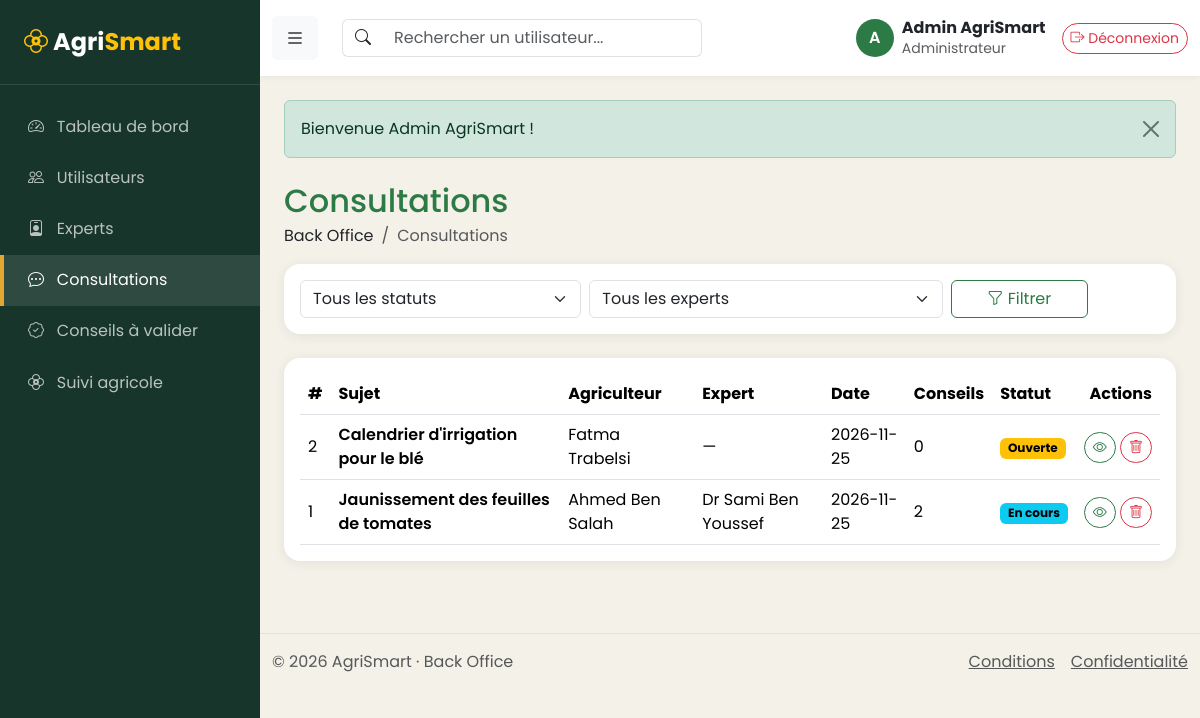
The app's page /backoffice/index.php?page=consultations (signed in) with its own data.
### tables this page shows
CREATE TABLE utilisateur (
    id                 INT AUTO_INCREMENT PRIMARY KEY,
    nom                VARCHAR(100) NOT NULL,
    email              VARCHAR(150) NOT NULL UNIQUE,
    mot_de_passe       VARCHAR(255) NOT NULL,               
    role               ENUM('agriculteur','expert','administrateur') NOT NULL DEFAULT 'agriculteur',
    telephone          VARCHAR(20)  NOT NULL DEFAULT '',
    adresse            VARCHAR(255) NOT NULL DEFAULT '',
    region             VARCHAR(60)  NOT NULL DEFAULT '',
    niveau_acces       TINYINT      NOT NULL DEFAULT 1,     
    specialite         VARCHAR(100) NOT NULL DEFAULT '',    
    experience         INT          NOT NULL DEFAULT 0,     
    disponibilite      TINYINT(1)   NOT NULL DEFAULT 1,     
    actif              TINYINT(1)   NOT NULL DEFAULT 1,     
    derniere_connexion DATETIME NULL,
    created_at         TIMESTAMP DEFAULT CURRENT_TIMESTAMP,
    INDEX idx_role (role)
);

CREATE TABLE IF NOT EXISTS consultation (
    id              INT AUTO_INCREMENT PRIMARY KEY,
    agriculteur_id  INT NOT NULL,
    expert_id       INT NULL,                               
    exploitation_id INT NULL,                               
    sujet           VARCHAR(150) NOT NULL,
    description     TEXT NOT NULL,
    date_demande    TIMESTAMP DEFAULT CURRENT_TIMESTAMP,
    statut          ENUM('ouverte','en_cours','cloturee') NOT NULL DEFAULT 'ouverte',
    INDEX idx_consultation_statut (statut),
    CONSTRAINT fk_consultation_agriculteur FOREIGN KEY (agriculteur_id)  REFERENCES utilisateur(id)  ON DELETE CASCADE,
    CONSTRAINT fk_consultation_expert      FOREIGN KEY (expert_id)       REFERENCES utilisateur(id)  ON DELETE SET NULL,
    CONSTRAINT fk_consultation_exploitation FOREIGN KEY (exploitation_id) REFERENCES exploitation(id) ON DELETE SET NULL
);

### backoffice/app/Controllers/Controller.php (called while the page is built, shortened)
<?php
abstract class Controller
{
    protected function render(string $view, array $data = [], string $title = 'AgriSmart Admin', string $currentPage = '', string $extraScripts = ''): void
    {
        $admin = users()->currentUser();
        extract($data, EXTR_SKIP);
        require __DIR__ . '/../Views/pages/' . $view . '.php';
        require __DIR__ . '/../Views/layout.php';
    }
}

### backoffice/app/Controllers/ConsultationsController.php (called while the page is built, shortened)
<?php
require_once __DIR__ . '/../../../config/database.php';
class ConsultationsController extends Controller
{
    private PDO $db;
    public function __construct()
    {
        $this->db = Database::getConnexion();
    }
    public function index(): void
    {
        $where = [];
        $params = [];
        $sql = $this->select() . ($where ? 'WHERE ' . implode(' AND ', $where) . ' ' : '') . 'ORDER BY c.date_demande DESC, c.id DESC';
        $stmt = $this->db->prepare($sql);
        $stmt->execute($params);
        $consultations = array_map(fn(array $r) => Consultation::fromArray($r), $stmt->fetchAll());
        $this->render('consultations', compact('consultations', 'experts', 'statut', 'expertId'), 'Consultations', 'consultations');
    }
    private function select(): string
    {
        return 'SELECT c.*, ua.nom AS agriculteur_nom, ue.nom AS expert_nom, ex.nom AS exploitation_nom,
                       (SELECT COUNT(*) FROM conseil k WHERE k.consultation_id = c.id) AS nb_conseils
                FROM consultation c
                JOIN utilisateur ua ON ua.id = c.agriculteur_id
                LEFT JOIN utilisateur ue ON ue.id = c.expert_id
                LEFT JOIN exploitation ex ON ex.id = c.exploitation_id ';
    }
}

### backoffice/index.php (called while the page is built, shortened)
<?php
require_once __DIR__ . '/../core/helpers.php';
require_once __DIR__ . '/../controllers/UserController.php';
require_once __DIR__ . '/app/helpers.php';
require_once __DIR__ . '/app/Controllers/Controller.php';
$routes = require __DIR__ . '/app/routes.php';
$page = (string) ($_GET['page'] ?? 'dashboard');
if ($page !== 'login') {
    users()->requireRole(Utilisateur::ROLE_ADMIN);
}
[$class, $method] = $routes[$page];
(new $class())->$method();

### config/database.php (called while the page is built, shortened)
<?php
class Database
{
    private static ?PDO $pdo = null;
    public static function getConnexion(): PDO
    {
        if (self::$pdo === null) {
            $config = require __DIR__ . '/config.php';
            $db = $config['db'];
            $dsn = sprintf('mysql:host=%s;port=%d;dbname=%s;charset=%s', $db['host'], $db['port'], $db['name'], $db['charset']);
            try {
                self::$pdo = new PDO($dsn, $db['user'], $db['pass'], [
                    PDO::ATTR_ERRMODE            => PDO::ERRMODE_EXCEPTION,
                    PDO::ATTR_DEFAULT_FETCH_MODE => PDO::FETCH_ASSOC,
                    PDO::ATTR_EMULATE_PREPARES   => false,
                ]);
            } catch (PDOException $e) {
                error_log('AgriSmart DB: ' . $e->getMessage());
                http_response_code(500);
                die(!empty($config['debug'])
                    ? 'Erreur base de données : ' . htmlspecialchars($e->getMessage(), ENT_QUOTES, 'UTF-8')
                    : 'Service temporairement indisponible (connexion à la base de données impossible).');
            }
        }
        return self::$pdo;
    }
}

### models/Consultation.php (called while the page is built, shortened)
<?php
class Consultation
{
    private int $id = 0;
    private string $sujet = '';
    private string $dateDemande = '';
    private string $statut = self::STATUT_OUVERTE;
    private string $agriculteurNom = '';
    private string $expertNom = '';
    private int $nbConseils = 0;
    public function getId(): int { return $this->id; }
    public function getSujet(): string { return $this->sujet; }
    public function getDateDemande(): string { return $this->dateDemande; }
    public function getAgriculteurNom(): string { return $this->agriculteurNom; }
    public function getExpertNom(): string { return $this->expertNom; }
    public function getNbConseils(): int { return $this->nbConseils; }
    public function getLibelle(): string { return self::LIBELLES[$this->statut] ?? $this->statut; }
    public function getCouleur(): string { return self::COULEURS[$this->statut] ?? 'secondary'; }
    public function setId(int $v): void { $this->id = $v; }
    public function setSujet(string $v): void { $this->sujet = $v; }
    public function setDateDemande(string $v): void { $this->dateDemande = $v; }
    public function setStatut(string $v): void { $this->statut = $v; }
    public function setAgriculteurNom(string $v): void { $this->agriculteurNom = $v; }
    public function setExpertNom(string $v): void { $this->expertNom = $v; }
    public function setNbConseils(int $v): void { $this->nbConseils = $v; }
    public static function fromArray(array $r): self
    {
        $c = new self();
        $c->setId((int) ($r['id'] ?? 0));
        $c->setAgriculteurId((int) ($r['agriculteur_id'] ?? 0));
        $c->setExpertId(isset($r['expert_id']) ? (int) $r['expert_id'] : null);
        $c->setExploitationId(isset($r['exploitation_id']) ? (int) $r['exploitation_id'] : null);
        $c->setSujet((string) ($r['sujet'] ?? ''));
        $c->setDescription((string) ($r['description'] ?? ''));
        $c->setDateDemande((string) ($r['date_demande'] ?? ''));
        $c->setStatut((string) ($r['statut'] ?? self::STATUT_OUVERTE));
        $c->setAgriculteurNom((string) ($r['agriculteur_nom'] ?? ''));
        $c->setExpertNom((string) ($r['expert_nom'] ?? ''));
        $c->setExploitationNom((string) ($r['exploitation_nom'] ?? ''));
        $c->setNbConseils((int) ($r['nb_conseils'] ?? 0));
        return $c;
    }
}

### core/helpers.php (called while the page is built, shortened)
<?php
function e($v): string
{
    return htmlspecialchars((string) $v, ENT_QUOTES, 'UTF-8');
}
function url(string $page, array $params = []): string
{
    return 'index.php?' . http_build_query(['page' => $page] + $params);
}

### config/config.php (called while the page is built, shortened)
<?php
$config = [
    'db' => [
        'host'    => 'localhost',
        'port'    => 3306,
        'name'    => 'agrismart',
        'user'    => 'root',
        'pass'    => '',
        'charset' => 'utf8mb4',
    ],
    'debug'            => false,
    'session_lifetime' => 1800,
    'max_login_tries'  => 5,
    'lockout_minutes'  => 5,
];
$local = __DIR__ . '/config.local.php';
return $config;

### backoffice/app/helpers.php (called while the page is built, shortened)
<?php
function users(): UserController
{
    static $controller = null;
    if ($controller === null) {
        $controller = new UserController();
    }
    return $controller;
}

### controllers/UserController.php (called while the page is built, shortened)
<?php
require_once __DIR__ . '/../config/database.php';
class UserController
{
    private PDO $db;
    private ?Utilisateur $current = null;
    private bool $currentLoaded = false;
    public function __construct()
    {
        $this->db = Database::getConnexion();
        $this->config = require __DIR__ . '/../config/config.php';
    }
    public static function isAuthenticated(): bool
    {
        return !empty($_SESSION['user_id']);
    }
    public function currentUser(): ?Utilisateur
    {
        if (!$this->currentLoaded) {
            $this->currentLoaded = true;
            $this->current = $this->findById((int) $_SESSION['user_id']);
        }
        return $this->current;
    }
    public function requireAuth(): Utilisateur
    {
        $user = $this->currentUser();
        return $user;
    }
    public function requireRole(string $role): Utilisateur
    {
        $user = $this->requireAuth();
        return $user;
    }
    public function findById(int $id): ?Utilisateur
    {
        $stmt = $this->db->prepare('SELECT * FROM utilisateur WHERE id = :id LIMIT 1');
        $stmt->execute(['id' => $id]);
        $row = $stmt->fetch();
        return $row ? Utilisateur::fromArray($row) : null;
    }
}

### models/Utilisateur.php (called while the page is built, shortened)
<?php
class Utilisateur
{
    protected string $nom = '';
    public function getNom(): string { return $this->nom; }
    public function setNom(string $nom): void { $this->nom = $nom; }
}

### backoffice/app/Views/pages/consultations.php (the view, shortened to what this page needs)
<section class="page-content">
    <h2 class="text-primary mb-1">Consultations</h2>
    <nav aria-label="breadcrumb"><ol class="breadcrumb">
        <li class="breadcrumb-item">Back Office</li>
        <li class="breadcrumb-item active" aria-current="page">Consultations</li>
    </ol></nav>
    <div class="card p-3 mb-4">
        <form method="get" action="index.php" class="row g-2">
            <div class="col-md-4">
                <select name="statut" class="form-select" aria-label="Statut">
                    <option value="">Tous les statuts</option>
                </select>
            </div>
            <div class="col-md-5">
                <select name="expert" class="form-select" aria-label="Expert">
                    <option value="0">Tous les experts</option>
                </select>
            </div>
            <div class="col-md-2 d-grid"><button class="btn btn-outline-primary" type="submit"><i class="bi bi-funnel"></i> Filtrer</button></div>
        </form>
    </div>
    <div class="card p-3">
        <div class="table-responsive">
            <table class="table align-middle mb-0">
                <thead><tr><th>#</th><th>Sujet</th><th>Agriculteur</th><th>Expert</th><th>Date</th><th>Conseils</th><th>Statut</th><th class="text-end">Actions</th></tr></thead>
                <tbody>
                <?php foreach ($consultations as $c): ?>
                    <tr>
                        <td><?= $c->getId() ?></td>
                        <td class="fw-semibold"><?= e($c->getSujet()) ?></td>
                        <td><?= e($c->getAgriculteurNom()) ?></td>
                        <td><?= e($c->getExpertNom() ?: '—') ?></td>
                        <td><?= e(substr($c->getDateDemande(), 0, 10)) ?></td>
                        <td><?= $c->getNbConseils() ?></td>
                        <td><span class="badge text-bg-<?= e($c->getCouleur()) ?>"><?= e($c->getLibelle()) ?></span></td>
                        <td class="text-end text-nowrap">
                            <a href="<?= url('consultation-show', ['id' => $c->getId()]) ?>" class="btn btn-sm btn-outline-primary rounded-pill" title="Consulter"><i class="bi bi-eye"></i></a>
                            <form method="post" action="<?= url('consultation-delete') ?>" class="d-inline js-confirm" data-confirm="Supprimer cette consultation et ses conseils ?">
                                <button type="submit" class="btn btn-sm btn-outline-danger rounded-pill" title="Supprimer"><i class="bi bi-trash"></i></button>
                            </form>
                        </td>
                    </tr>
                <?php endforeach; ?>
                </tbody>
            </table>
        </div>
    </div>
</section>

### backoffice/app/Views/partials/header.php (shortened to what this page needs)
<header class="header">
    <div class="container-fluid">
        <div class="d-flex align-items-center justify-content-between py-3">
            <button type="button" id="menu-toggle" class="btn btn-light" aria-label="Menu"><i class="bi bi-list fs-5"></i></button>
            <form class="d-none d-md-block flex-grow-1 mx-4" role="search" method="get" action="index.php">
                <div class="input-group" style="max-width: 360px;">
                    <span class="input-group-text bg-white border-end-0"><i class="bi bi-search"></i></span>
                    <input type="search" name="q" class="form-control border-start-0" placeholder="Rechercher un utilisateur..." aria-label="Rechercher">
                </div>
            </form>
            <div class="d-flex align-items-center gap-3">
                <a href="<?= url('profil') ?>" class="d-flex align-items-center text-decoration-none text-dark">
                    <span class="avatar me-2"><?= e(mb_strtoupper(mb_substr($admin ? $admin->getNom() : 'A', 0, 1))) ?></span>
                    <div class="lh-sm d-none d-sm-block"><strong><?= e($admin ? $admin->getNom() : 'Admin') ?></strong><br><small class="text-muted">Administrateur</small></div>
                </a>
                <form method="post" action="<?= url('logout') ?>" class="m-0">
                    <button type="submit" class="btn btn-outline-danger btn-sm rounded-pill"><i class="bi bi-box-arrow-right"></i> Déconnexion</button>
                </form>
            </div>
        </div>
    </div>
</header>

### backoffice/app/Views/assets/css/admin.css (style rules this page uses)
:root { --as-leaf: #2C7A46; --as-forest: #17352A; --as-ochre: #E3A72F; --as-sand: #F4F1E8; --sidebar-w: 260px; --bs-primary: #2C7A46; --bs-primary-rgb: 44, 122, 70; --bs-link-color: #2C7A46; --bs-link-hover-color: #17352A; --bs-body-font-family: 'Poppins', system-ui, sans-serif; }
body { background: var(--as-sand); }
.text-primary { color: var(--as-leaf) !important; }
.btn-outline-primary { --bs-btn-color: #2C7A46; --bs-btn-border-color: #2C7A46; --bs-btn-hover-bg: #2C7A46; --bs-btn-hover-border-color: #2C7A46; }
.card { border: 0; border-radius: 16px; box-shadow: 0 2px 12px rgba(23,53,42,.08); }
.header { background: #fff; box-shadow: 0 1px 6px rgba(0,0,0,.06); position: sticky; top: 0; z-index: 90; }
.avatar { width: 38px; height: 38px; border-radius: 50%; background: var(--as-leaf); color: #fff; display: inline-flex; align-items: center; justify-content: center; font-weight: 600; }
.page-content { padding: 1.5rem; }

### records on screen
utilisateur: nom "A", nom "Admin AgriSmart"
consultation: id "2", sujet "Calendrier d'irrigation pour le blé", agriculteur.nom "Fatma Trabelsi", ExpertNom "—", date_demande "2026-11-25", NbConseils "0", statut "Ouverte"
consultation: id "1", sujet "Jaunissement des feuilles de tomates", agriculteur.nom "Ahmed Ben Salah", expert.nom "Dr Sami Ben Youssef", date_demande "2026-11-25", NbConseils "2", statut "En cours"

### other values on screen
$item['label'] "Tableau de bord"
$item['label'] "Utilisateurs"
$item['label'] "Experts"
$item['label'] "Consultations"
$item['label'] "Conseils à valider"
$item['label'] "Suivi agricole"
$flashMsg['msg'] "Bienvenue Admin AgriSmart !"
